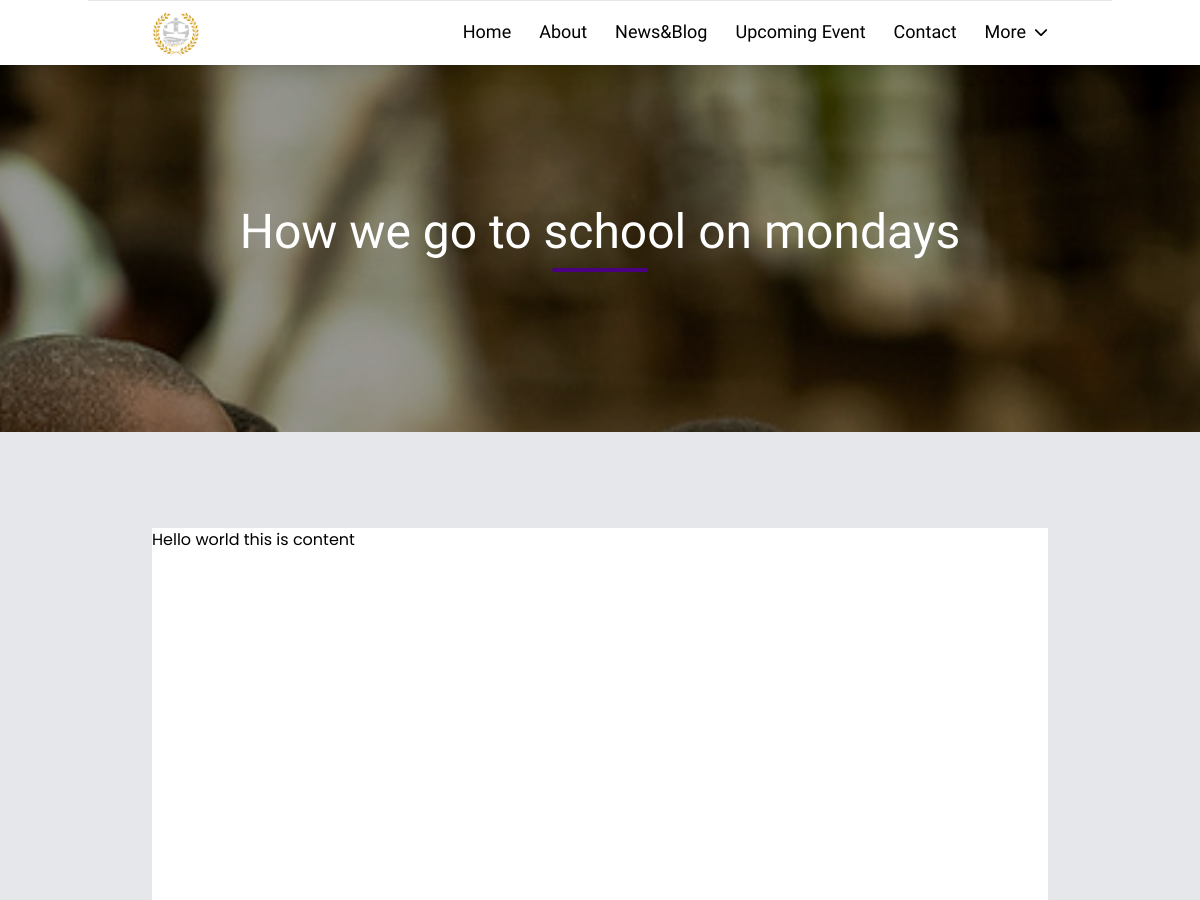
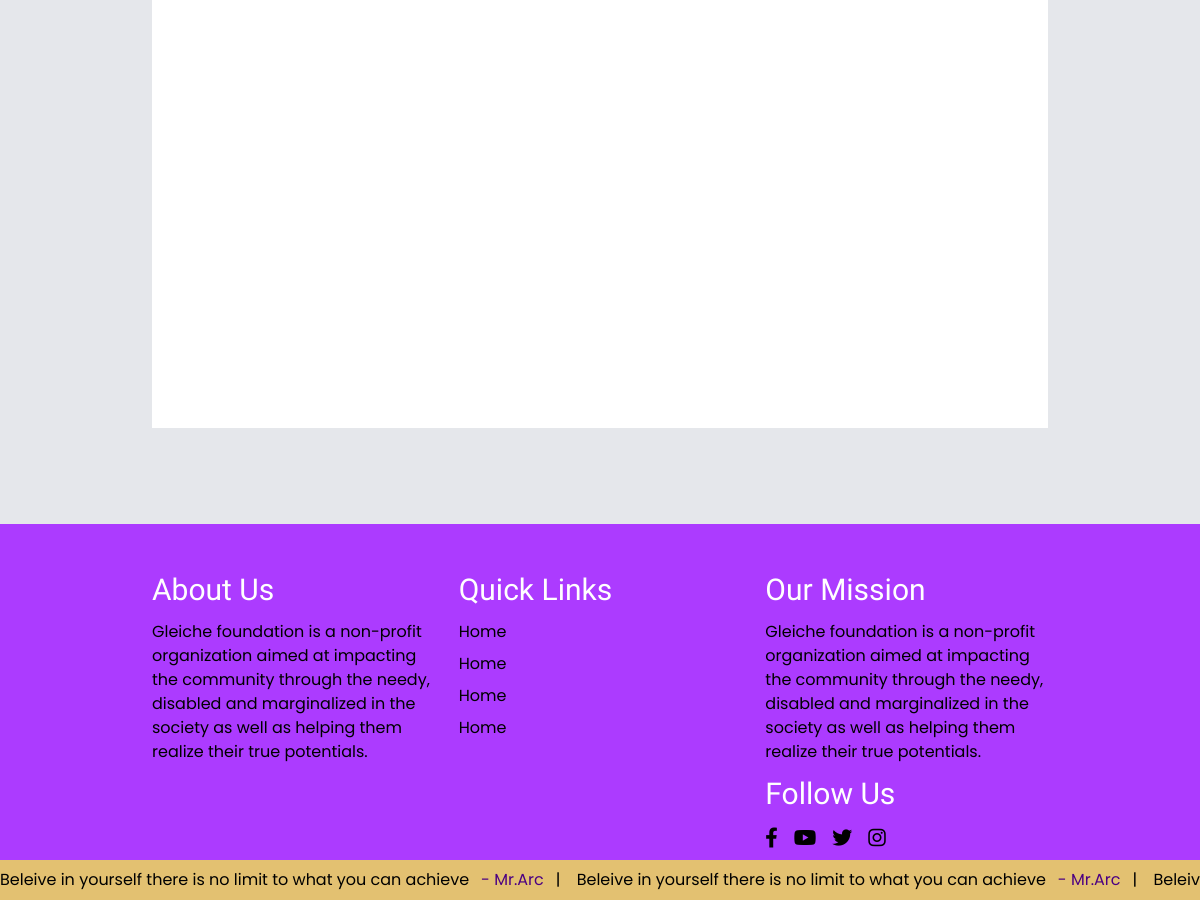
The app's page /news_blog/read/5 with its own data (2 pictures, top to bottom).
### backend/models.py (models this page shows, shortened)
class NewsBlog(models.Model):
    title = models.CharField(max_length=200, null=False)
    content = models.TextField()
    image = models.ImageField(upload_to="NewBlogThumbnail",null=True)
    publish = models.BooleanField(default=False)
    allow_public_comments = models.BooleanField(default=False)
    user_comment = models.TextField(null=True)
    date_created = models.DateTimeField(auto_now_add=True)
    class Meta:
        verbose_name = 'news_blog'
        verbose_name_plural = 'news_blogs'

### frontend/views.py (the view)
# urls.py: path('news_blog/read/<int:id>', views.read_news_blog, name="read_news_blog"),
def read_news_blog(request, id):
    news_blog = NewsBlog.objects.get(id=id)
    data = {
        'news_blog':news_blog
    }
    return render(request, "frontend/read_new_blog.html", data)

### frontend/templates/frontend/read_new_blog.html
{% extends 'frontend/main.html' %}
{% load static %}
{% block content %}
{% include 'frontend/includes/page_banner.html' with text=news_blog.title  %}
<div class="bg-gray-200">
    <div class="container py-6 md:py-12 flex flex-col gap-4">
        <div class="py-12">
            <div class="min-h-screen bg-white">
                {% autoescape off %}
                {{news_blog.content}}
                {% endautoescape %}
            </div>
        </div>
    </div>
</div>
{% endblock %}

### frontend/templates/frontend/includes/page_banner.html
{% load static %}
<div class="h-96 bg-no-repeat bg-cover bg-center bg-fixed relative"
    style="background-image: url({{image|default:'/static/assets/happy2.jpeg'}})">
    <div class="absolute inset-0 bg-black/40 flex flex-col gap-6 items-center justify-center">
        <div class="flex flex-col items-center gap-3">
            <span class="font-patrick-hand text-3xl md:text-4xl lg:text-5xl text-white">{{text}}</span>
            <div class="w-24 h-1 bg-primary rounded-md"></div>
        </div>
    </div>
</div>

### records on screen
NewsBlog: title "How we go to school on mondays", content "Hello world this is content"
